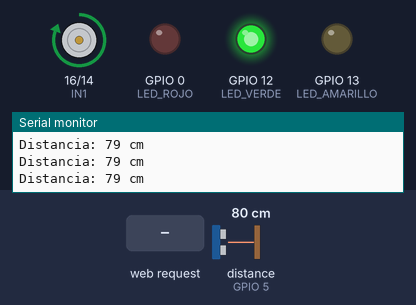
The sketch below on a simulated ESP8266 (NodeMCU). Shown: motor-driver pin pairs drawn as motors (green arrow = first pin HIGH = forward, orange = second pin HIGH = backward, longer = more drive), output pins drawn as LEDs (lit = HIGH), the last lines printed to the serial monitor. Wiring (inferred from the names in the program): ultrasonic range finder: trigger GPIO 4; echo GPIO 5. The inputs (shaded band) are chosen by the test bench; at power-on: distance to the obstacle (sensor on GPIO 5) 80 cm. The echo pulse lasts 58.3 µs per cm; WiFi joins after 1.5 s; servers stay silent unless stated; pins used as bus, display or sensor lines are not drawn.

Above: at 3.2 s.
3.3 s: distance to the obstacle (sensor on GPIO 5) set to 13 cm
6.3 s: distance to the obstacle (sensor on GPIO 5) set to 10 cm
At 7.2 s:
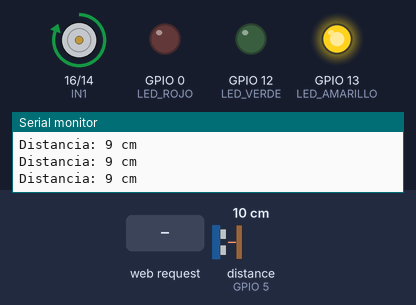
7.8 s: HTTP request GET /apagar received
At 9.0 s:
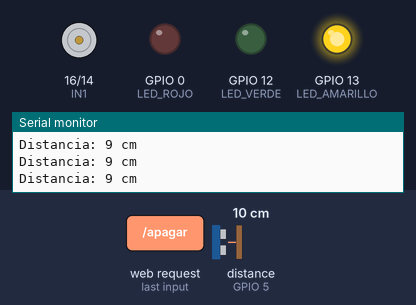
9.3 s: distance to the obstacle (sensor on GPIO 5) set to 18 cm
At 9.8 s:
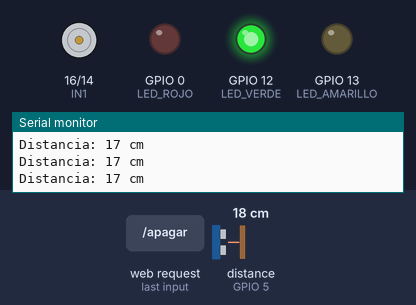
10.8 s: distance to the obstacle (sensor on GPIO 5) set to 2 cm
At 12.0 s:
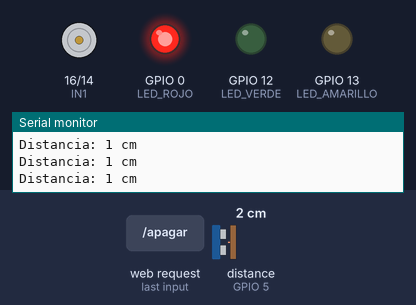
12.3 s: distance to the obstacle (sensor on GPIO 5) set to 6 cm
At 12.7 s:
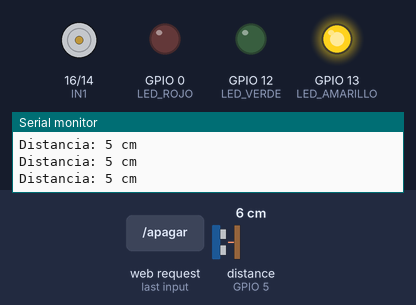
Timing chart, 0 to 14.8 s (numbered marks = the images above; inputs shaded):
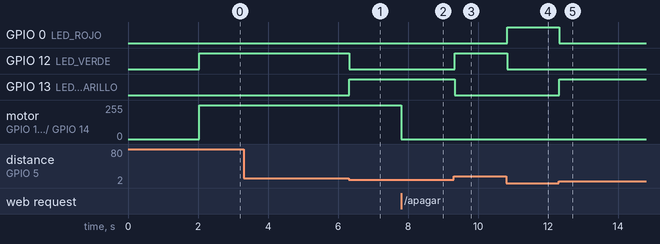

Measured:
- the behaviour switches between 12 and 11 cm on distance to the obstacle (sensor on GPIO 5) (found by bisection; images 0 and 1)
- the behaviour switches between 4 and 5 cm on distance to the obstacle (sensor on GPIO 5) (found by bisection; images 4 and 5)
- after the input at 6.3 s, GPIO 12 (LED_VERDE): HIGH → LOW at once; GPIO 13 (LED_AMARILLO): LOW → HIGH at once
- after the input at 7.8 s, motor on GPIO 16 (IN1) / GPIO 14 (IN2): forward 255/255 → stopped at once
- after the input at 9.3 s, GPIO 12 (LED_VERDE): LOW → HIGH at once; GPIO 13 (LED_AMARILLO): HIGH → LOW at once
- after the input at 10.8 s, GPIO 0 (LED_ROJO): LOW → HIGH at once; GPIO 12 (LED_VERDE): HIGH → LOW at once
- after the input at 12.3 s, GPIO 0 (LED_ROJO): HIGH → LOW at once; GPIO 13 (LED_AMARILLO): LOW → HIGH at once

The sketch:

arduino_listo.ino
```cpp
#include <ESP8266WiFi.h>
#include <ESP8266WebServer.h>
#include <ThingSpeak.h>

// Pines del sensor ultrasónico
const int triggerPin = 4;
const int echoPin = 5;

// Pines de control de la bomba
const int IN1 = 16;
const int IN2 = 14;

// Pines de los LEDs
const int LED_ROJO = 0;    // Nivel bajo
const int LED_AMARILLO = 13; // Nivel medio
const int LED_VERDE = 12;   // Nivel lleno

// Configuración de niveles
const int nivelMaximo = 10;
const int nivelMinimo = 3;

// Configuración WiFi y ThingSpeak
const char* ssid = "iPhone Jorge";
const char* password = "scaresito123456";
const char* server = "api.thingspeak.com";
unsigned long myChannelNumber = 2762327;
const char* myWriteAPIKey = "JCDUQ3EI7FSH71ES";

WiFiClient client;
ESP8266WebServer webServer(80);

unsigned long tiempoEscritura = 0;

bool estadoBomba = false;  // Estado de la bomba (encendida/apagada)
bool controlManual = false;  // Indica si la bomba está siendo controlada manualmente

void setup() {
  // Configuración de pines
  pinMode(triggerPin, OUTPUT);
  pinMode(echoPin, INPUT);
  pinMode(IN1, OUTPUT);
  pinMode(IN2, OUTPUT);

  pinMode(LED_ROJO, OUTPUT);
  pinMode(LED_AMARILLO, OUTPUT);
  pinMode(LED_VERDE, OUTPUT);

  // Apagar LEDs al inicio
  digitalWrite(LED_ROJO, LOW);
  digitalWrite(LED_AMARILLO, LOW);
  digitalWrite(LED_VERDE, LOW);

  Serial.begin(9600);

  // Conexión a WiFi
  WiFi.begin(ssid, password);
  Serial.print("Conectando a WiFi");
  while (WiFi.status() != WL_CONNECTED) {
    delay(1000);
    Serial.print(".");
  }
  Serial.println("\nConexión establecida!");
  Serial.print("IP del dispositivo: ");
  Serial.println(WiFi.localIP());

  // Inicialización de ThingSpeak
  ThingSpeak.begin(client);

  // Configuración del servidor web
  webServer.on("/encender", []() {
    if (!estadoBomba) {
      encenderBomba();
      estadoBomba = true;
      controlManual = true;
      webServer.send(200, "text/plain", "Bomba encendida");
    } else {
      webServer.send(200, "text/plain", "La bomba ya está encendida");
    }
  });

  webServer.on("/apagar", []() {
    if (estadoBomba) {
      apagarBomba();
      estadoBomba = false;
      controlManual = true;
      webServer.send(200, "text/plain", "Bomba apagada");
    } else {
      webServer.send(200, "text/plain", "La bomba ya está apagada");
    }
  });

  webServer.begin();
  Serial.println("Servidor iniciado");
}

void loop() {
  webServer.handleClient();

  // Medir distancia
  long distancia = medirDistancia();
  Serial.println("Distancia: " + String(distancia) + " cm");

  // Control de LEDs según la distancia
  if (distancia <= nivelMinimo) { // Nivel bajo
    digitalWrite(LED_ROJO, HIGH);
    digitalWrite(LED_AMARILLO, LOW);
    digitalWrite(LED_VERDE, LOW);
  } else if (distancia > nivelMinimo && distancia <= nivelMaximo) { // Nivel intermedio
    digitalWrite(LED_ROJO, LOW);
    digitalWrite(LED_AMARILLO, HIGH);
    digitalWrite(LED_VERDE, LOW);
  } else { // Nivel lleno
    digitalWrite(LED_ROJO, LOW);
    digitalWrite(LED_AMARILLO, LOW);
    digitalWrite(LED_VERDE, HIGH);
  }

  // Control automático de la bomba
  if (!controlManual) {
    if (distancia > nivelMaximo && !estadoBomba) {
      encenderBomba();
      estadoBomba = true;
    } else if (distancia <= nivelMinimo && estadoBomba) {
      apagarBomba();
      estadoBomba = false;
    }
  } else {
    if (distancia < nivelMinimo && estadoBomba) {
      apagarBomba();
      estadoBomba = false;
      controlManual = false;
    }
  }

  // Enviar datos a ThingSpeak cada 15 segundos
  if (millis() - tiempoEscritura > 15000) {
    int response = ThingSpeak.writeField(myChannelNumber, 1, distancia, myWriteAPIKey);
    if (response == 200) {
      Serial.println("Distancia enviada a ThingSpeak correctamente.");
    } else {
      Serial.println("Error al enviar distancia: " + String(response));
    }

    // Enviar estado de la bomba al Campo 2
    int estado = estadoBomba ? 1 : 0; // 1 para encendida, 0 para apagada
    response = ThingSpeak.writeField(myChannelNumber, 2, estado, myWriteAPIKey);
    if (response == 200) {
      Serial.println("Estado de la bomba enviado a ThingSpeak correctamente.");
    } else {
      Serial.println("Error al enviar estado de la bomba: " + String(response));
    }

    tiempoEscritura = millis();
  }
}

long medirDistancia() {
  digitalWrite(triggerPin, LOW);
  delayMicroseconds(2);
  digitalWrite(triggerPin, HIGH);
  delayMicroseconds(10);
  digitalWrite(triggerPin, LOW);

  long duracion = pulseIn(echoPin, HIGH);
  return duracion * 0.034 / 2;
}

void encenderBomba() {
  digitalWrite(IN1, HIGH);
  digitalWrite(IN2, LOW);
  Serial.println("Bomba encendida");
}

void apagarBomba() {
  digitalWrite(IN1, LOW);
  digitalWrite(IN2, LOW);
  Serial.println("Bomba apagada");
}
```
